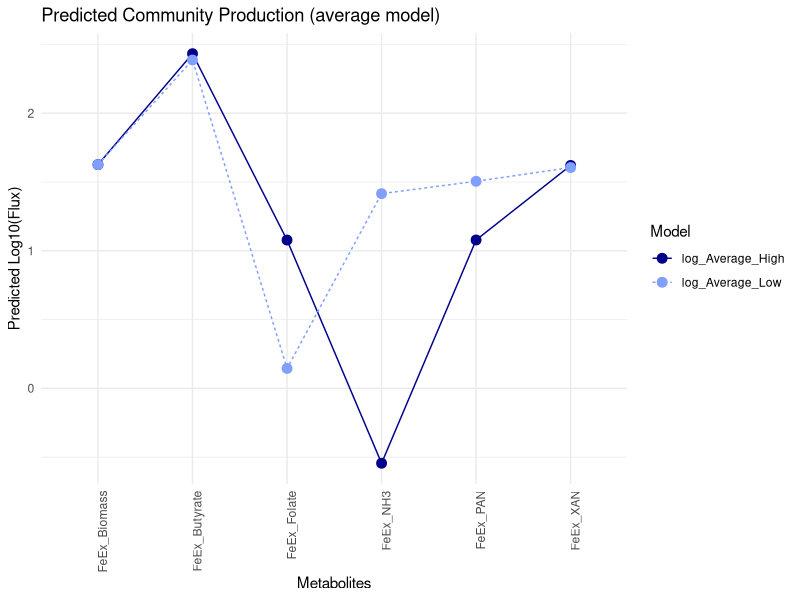
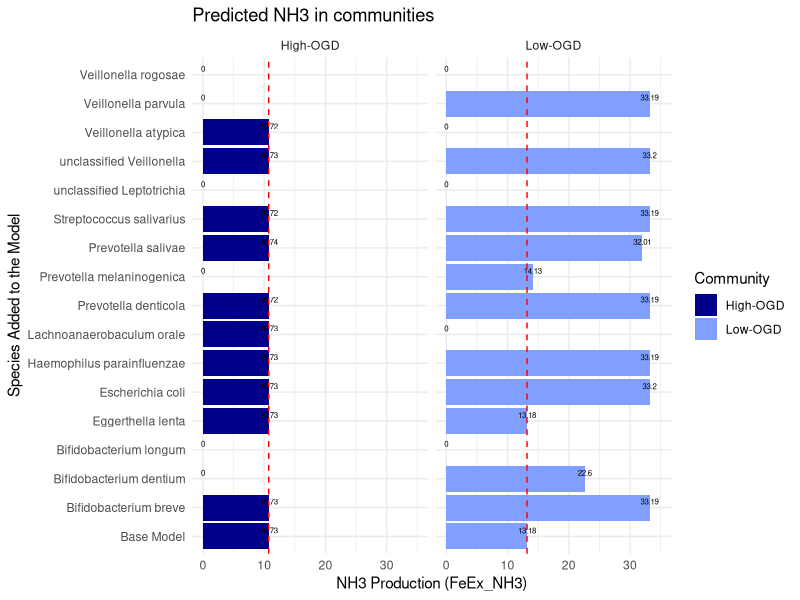
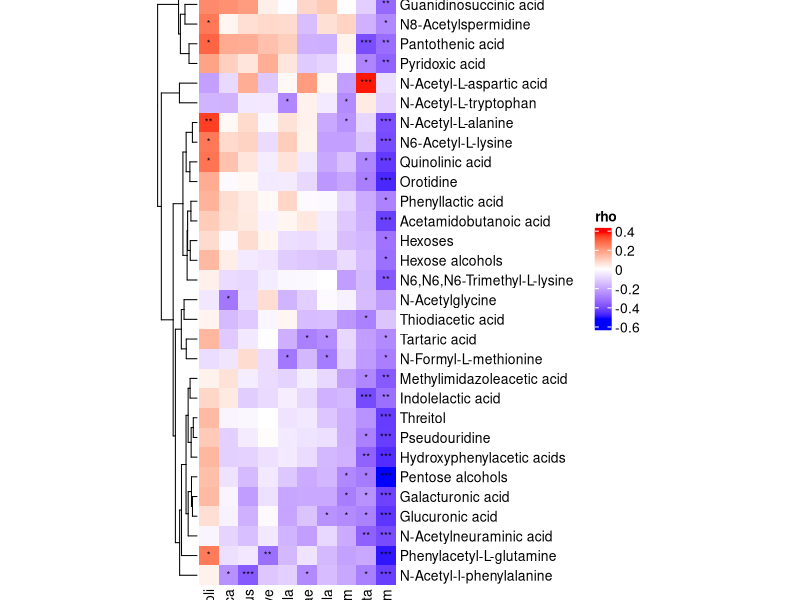
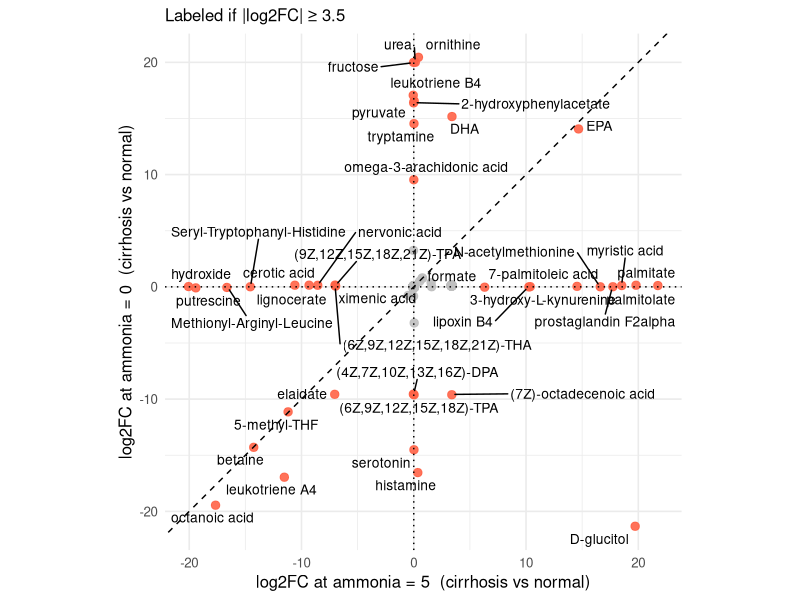
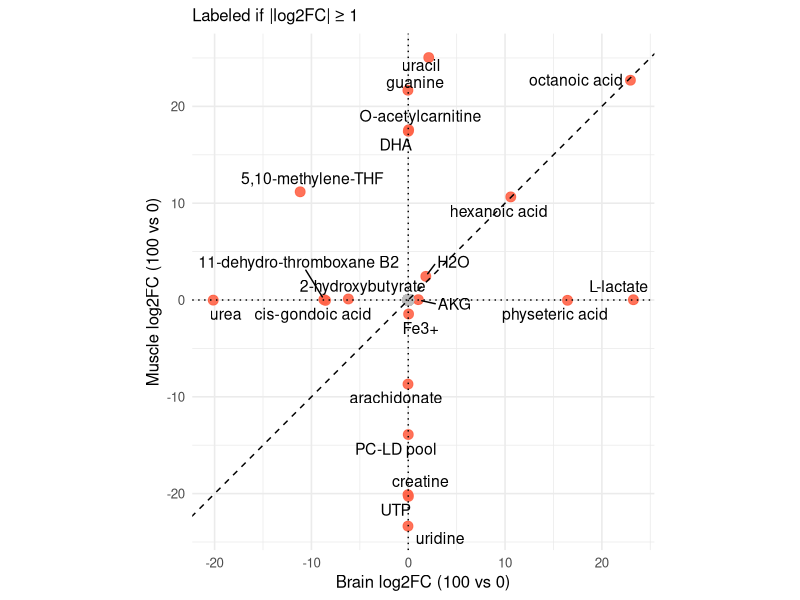

Recreate these plots in R, in order.
## ---- chunk 1
knitr::opts_chunk$set(
  echo = TRUE,
  warning = FALSE,
  message = FALSE,
  fig.width = 5,
  fig.height = 5
)
## ---- chunk 2
library(pheatmap)
library(ComplexHeatmap)
library(circlize)
library(grid)
library(ggplot2)
library(dplyr)
library(tidyr)
library(tibble)
library(readr)
## ---- chunk 3
df_1 <- read.csv("Tables/Average_community_Flux.csv", check.names = FALSE)

ggplot(df_1 , aes(x = rxns, y = Log_Flux_Value, color = Model, group = Model)) +
  geom_line(aes(linetype = Model)) +   
  geom_point(size = 3) + 
  scale_color_manual(values = c("log_Average_High" = "#00008B", "log_Average_Low" = "#809FFF")) +  
  labs(
    title = "Predicted Community Production (average model)",
    x = "Metabolites",
    y = "Predicted Log10(Flux)"
  ) +
  theme_minimal()+
  theme(axis.text.x = element_text(angle = 90, hjust = 1))
## ---- chunk 4
df_2 <- read.csv("Tables/Community_NH3_add_test.csv", check.names = FALSE)

base_model_values <- df_2  %>% 
  group_by(Community) %>% 
  summarize(base_model_value = FeEx_NH3[rxns %in% c("Average_Low", "Average_High")])

ggplot(df_2, aes(x = species_added, y = FeEx_NH3, fill = Community)) + 
  geom_bar(stat = "identity", position = "dodge") + 
  geom_text(aes(label = round(FeEx_NH3, 2)), vjust = -0.5, size = 2) + 
  geom_hline(data = base_model_values, aes(yintercept = base_model_value), linetype = "dashed", color = "red", size = 0.5) +
  theme_minimal() + 
  labs(title = "Predicted NH3 in communities", 
       x = "Species Added to the Model", 
       y = "NH3 Production (FeEx_NH3)") + 
  coord_flip() + 
  scale_fill_manual(values = c("#00008B", "#809FFF")) +  # Customize the fill colors
  facet_wrap(~Community, scales = "free_x") +  
  ylim(0, 35) 
## ---- chunk 5
library(readr)
library(tibble)
library(ComplexHeatmap)
library(circlize)
library(grid)

rho_sig <- read.csv("Tables/heatmap_rho_matrix_FDR005_corrected.csv", check.names = FALSE) %>%
  tibble::column_to_rownames("metabolite") %>%
  as.matrix()

p_sig <- read.csv("Tables/heatmap_p_matrix_FDR005_corrected.csv", check.names = FALSE) %>%
  tibble::column_to_rownames("metabolite") %>%
  as.matrix()

fdr_sig <- read.csv("Tables/heatmap_FDR_matrix_FDR005_corrected.csv", check.names = FALSE) %>%
  tibble::column_to_rownames("metabolite") %>%
  as.matrix()

signif_mat <- read.csv("Tables/heatmap_signif_matrix_FDR005_corrected.csv", check.names = FALSE) %>%
  tibble::column_to_rownames("metabolite") %>%
  as.matrix()

prevalence_df <- read.csv("Tables/heatmap_prevalence_vector_FDR005_corrected.csv", check.names = FALSE)
prev_vec <- prevalence_df$prevalence
names(prev_vec) <- prevalence_df$species
prev_vec <- prev_vec[colnames(rho_sig)]
prev_vec[is.na(prev_vec)] <- 0

min_val <- min(rho_sig, na.rm = TRUE)
max_val <- max(rho_sig, na.rm = TRUE)

col_fun <- colorRamp2(
  c(min_val, 0, max_val),
  c("blue", "white", "red")
)

ha_col <- HeatmapAnnotation(
  "Prevalence in ACLD" = anno_barplot(
    prev_vec,
    border = FALSE,
    gp = gpar(fill = "grey40"),
    height = unit(2, "cm")
  ),
  annotation_name_gp = gpar(fontsize = 12)
)

ht <- Heatmap(
  rho_sig,
  name = "rho",
  col = col_fun,
  cluster_rows = TRUE,
  cluster_columns = TRUE,
  top_annotation = ha_col,
  row_names_gp = gpar(fontsize = 10),
  column_names_gp = gpar(fontsize = 10),
  cell_fun = function(j, i, x, y, w, h, fill) {
    grid.text(signif_mat[i, j], x, y, gp = gpar(fontsize = 7))
  },
  width = unit(ncol(rho_sig) * 5, "mm"),
  height = unit(nrow(rho_sig) * 5, "mm")
)

draw(ht)
## ---- chunk 6
merged_cn <- read.csv("Tables/liver_GSMM_results.csv", check.names = FALSE)
lab_df <- merged_cn %>% filter(label_flag)
thr <- 3.5  
set.seed(1)

p <- ggplot(merged_cn, aes(x = log2FC_5, y = log2FC_0)) +
  geom_point(aes(color = label_flag),
             size = 2.5, alpha = 0.9,
             position = position_jitter(width = 0.05, height = 0.05)) +
  ggrepel::geom_text_repel(
    data = lab_df,
    aes(label = metabolite),
    size = 3.5, max.overlaps = Inf, box.padding = 0.3, point.padding = 0.2,
    color = "black"
  ) +
  geom_abline(slope = 1, intercept = 0, linetype = 2) +  # y = x 参考线
  geom_hline(yintercept = 0, linetype = 3) +
  geom_vline(xintercept = 0, linetype = 3) +
  coord_equal() +
  scale_color_manual(values = c(`FALSE` = "grey75", `TRUE` = "tomato"), guide = "none") +
  labs(
    x = "log2FC at ammonia = 5  (cirrhosis vs normal)",
    y = "log2FC at ammonia = 0  (cirrhosis vs normal)",
    subtitle = paste0("Labeled if |log2FC| ≥ ", thr)
  ) +
  theme_minimal(base_size = 12)

print(p)
## ---- chunk 7
merged2 <- read.csv("Tables/brain_muscle_GSMM_results.csv", check.names = FALSE)
lab_df2 <- merged2 %>% filter(label_flag)
thr <- 1 
set.seed(1)

ggplot(merged2, aes(x = log2FC_brain, y = log2FC_muscle)) +
  geom_point(
    aes(color = label_flag),
    size = 3, alpha = 0.9,
    position = position_jitter(width = 0.05, height = 0.05)
  ) +
  ggrepel::geom_text_repel(
    data = lab_df2,
    aes(label = metabolite),
    size = 4,
    max.overlaps = Inf,
    box.padding = 0.3,
    point.padding = 0.2,
    color = "black"
  ) +
  geom_abline(slope = 1, intercept = 0, linetype = 2) +
  geom_hline(yintercept = 0, linetype = 3) +
  geom_vline(xintercept = 0, linetype = 3) +
  coord_equal() +
  scale_color_manual(values = c(`FALSE` = "grey75", `TRUE` = "tomato"), guide = "none") +
  labs(x = "Brain log2FC (100 vs 0)", y = "Muscle log2FC (100 vs 0)",
       subtitle = paste0("Labeled if |log2FC| ≥ ", thr))+
  theme_minimal(base_size = 12)
